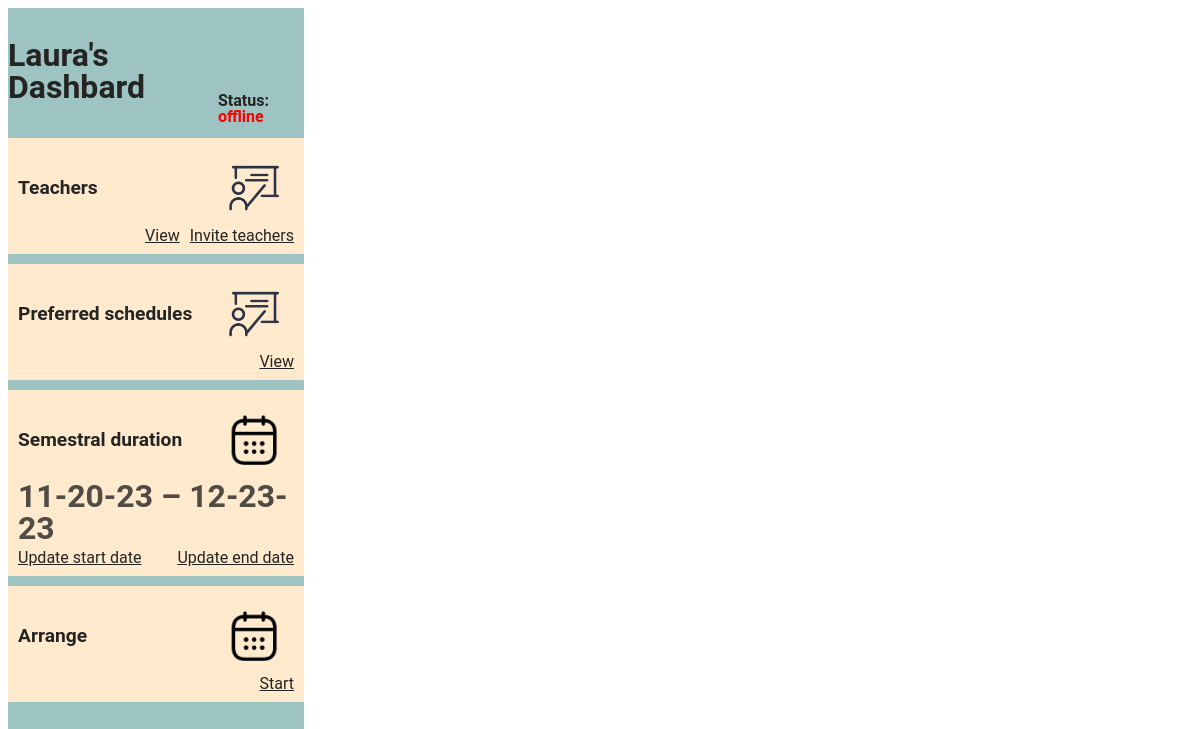
The page /lauraDashboard.php on the database as committed earlier.
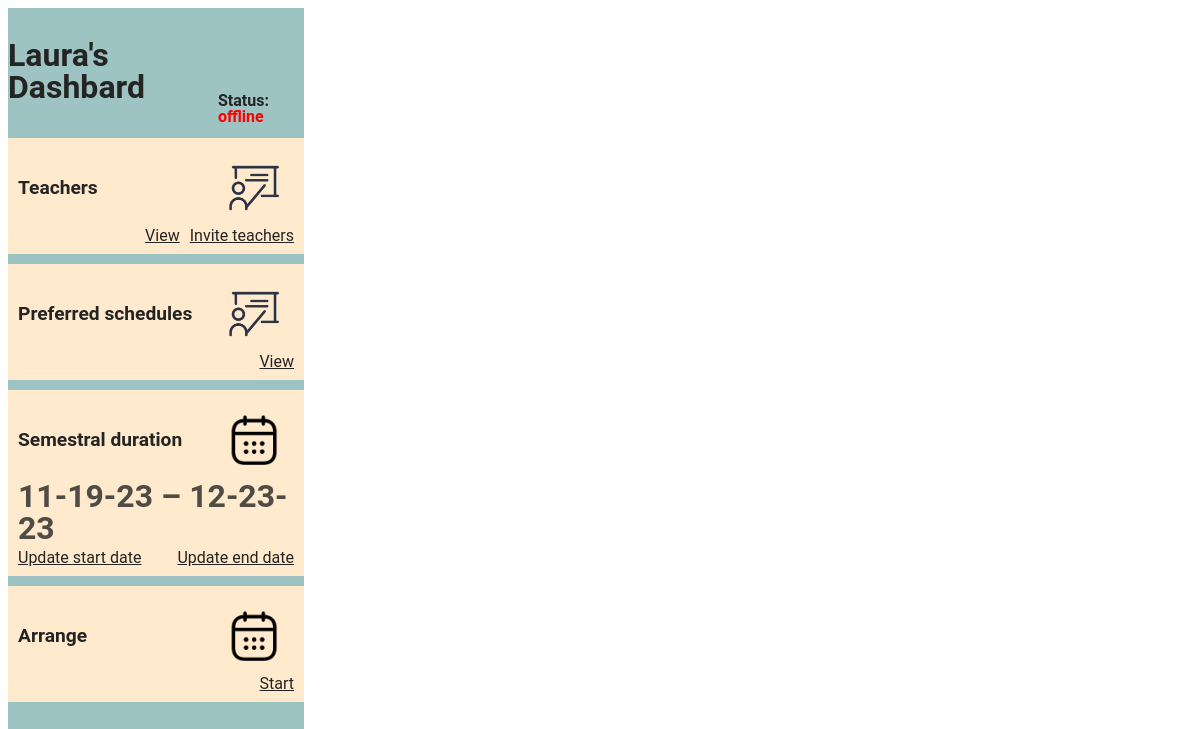
The same page on the database as committed later.
### tables this page shows
CREATE TABLE `program_status` (
  `id` int(11) NOT NULL AUTO_INCREMENT,
  `is_ongoing` tinyint(1) DEFAULT NULL,
  `start_time` date DEFAULT NULL,
  `end_time` date DEFAULT NULL,
  PRIMARY KEY (`id`)
);

### functions.php (called while the page is built, shortened)
<?php
    function getStatus() {
        include 'connect_db.php';
        $query = $connect->prepare('SELECT is_ongoing FROM program_status;');
        $query->execute();
        $result = $query->fetchColumn();
        if ($result !== false) {
            $status = ($result == 1) ? 'Online' : 'Offline';
            return $status;
        } else {
            return 'err';
        }
    }
    function getStart() {
        include 'connect_db.php';
        $stmt = $connect->prepare('select start_time from program_status;');
        if ($stmt->execute()) {
            $time = $stmt->fetchColumn();
            $dateOnly = date('m-d-y', strtotime($time));
            return $dateOnly;
        }
    }
    function getEnd() {
        include 'connect_db.php';
        $stmt = $connect->prepare('select end_time from program_status;');
        if ($stmt->execute()) {
            $time = $stmt->fetchColumn();
            $dateOnly = date('m-d-y', strtotime($time));
            return $dateOnly;
        }
    }
?>

### lauraDashboard.php (the view, shortened to what this page needs)
<?php
include 'functions.php';
$status = getStatus();
$start = getStart();
$end = getEnd();
?>
<!DOCTYPE html>
<html lang="en">
    <head>
        <link rel="stylesheet" href="styles2.css">
    </head>
    <body>
        <div class="main-nav">
            <?php
            if ($status === "Offline") {
                echo "
                <div class='page-header'>
                    <h1>Laura's Dashbard</h1>
                    <p style='align-self: flex-end;'><b>Status: </b><b style='color:red'>offline</b></p>
                </div>
                <div class='stick-main'>
                    <div class='item'>
                        <div class='from-sys'>
                            <b>Teachers &nbsp</b>
                            <img src='/2d_room_reservation/img/teacher.png' alt='Icon'>
                        </div>
                        <div class='function'>
                            <a class='btn' id='view-teachers'>
                                View
                            </a>
                            <a class='btn' id='viewTokens'>
                                Invite teachers
                            </a>
                        </div>
                    </div>
                    <div class='item'>
                        <div class='from-sys'>
                            <b>Preferred schedules &nbsp</b>
                            <img src='/2d_room_reservation/img/teacher.png' alt='Icon'>
                        </div>
                        <div class='function'>
                            <a class='btn' id='view-schedules' onclick='callTeacherSchedule()'>
                                View
                            </a>
                        </div>
                    </div>
                    <div class='item'>
                        <div class='from-sys'>
                            <b>Semestral duration &nbsp</b>
                            <img src='/2d_room_reservation/img/calendar.png' alt='token_icon'>
                        </div>
                        <p class='numerical-sys-data'>$start – $end</p>
                        <div class='from-sys'>
                            <a class='btn' id='change_s_time' onclick='processDateRange(0)'>
                                Update start date
                            </a>
                            <a class='btn' id='change_e_time' onclick='processDateRange(1)'>
                                Update end date
                            </a>
                        </div>
                    </div>
                    <div class='item'>
                        <div class='from-sys'>
                            <b>Arrange &nbsp</b>
                            <img src='/2d_room_reservation/img/calendar.png' alt='token_icon'>
                        </div>
                        <div class='function'>
                            <a class='btn' id='view-schedules' onclick='arrangeSchedule(); callRoomSchedule(); callTeacherSubject()'>
                                Start
                            </a>
                        </div>
                    </div>
                </div>
                ";
                } elseif ($status === 'Online') {
                    echo "
                    <button href=''>View Rooms status</button>
                    <button href=''>View Rooms status</button>
                    ";
                }
            ?>
        </div>
        <div id="output_section" class="output" >
        </div>
    </body>
</html>

### styles2.css (style rules this page uses)
* { color: #242423; font-family: 'Roboto', sans-serif; line-height: 1; }
body { height: 100vh; }
.output { display: flex; flex-direction: column; justify-content: flex-start; align-items: center; gap: 1.5rem; }
.main-nav { display: flex; flex-wrap: wrap; align-items: center; flex-direction: column; gap: 3px; }
.item { display: flex; width: 100%; justify-content: space-around; box-sizing: border-box; background-color: rgb(255, 234, 206); flex-direction: column; padding: 10px; }
.page-header { display: flex; justify-content: space-around; padding: 10px 0; }
.stick-main { display: flex; width: 100%; gap: 10px; flex-direction: column; position: sticky; top: 0; }
.item .from-sys { display: flex; justify-content: space-between; text-align: center; align-items: center; }
.from-sys b { font-size: 1.2rem; }
.function { display: flex; justify-content: end; gap: 10px; }
.item img { width: 50px; height: 50px; background-size: contain; display: inline-block; padding: 15px; }
.btn { width: fit-content; cursor: pointer; align-self: flex-end; text-decoration: underline; }
.numerical-sys-data { font-weight: bold; height: 70px; align-self: center; font-weight: bold; font-size: 32px; opacity: 80%; }
p { margin: 0; padding: 0; }
body { display: grid; grid-template-columns: 1fr 3fr; }
.main-nav { background-color: #9DC3C2; }

Rows that differ between the two databases and show on the page:
changed program_status: start_time "11-20-23" → "11-19-23"
